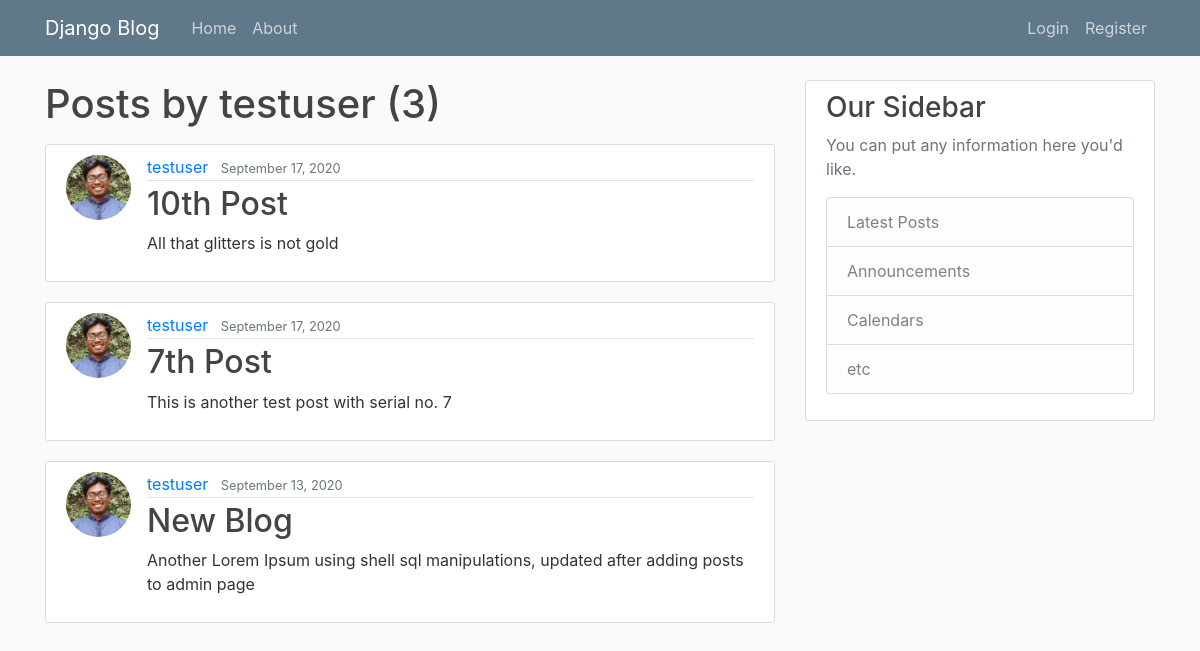
The app's page /user/testuser with its own data.
### blog/models.py (models this page shows, shortened)
class Post(models.Model):
    title = models.CharField(max_length=100)
    content = models.TextField() #unrestricted length
    date_posted = models.DateTimeField(default=timezone.now) # while creating new instance update date time
    author = models.ForeignKey(User, on_delete=models.CASCADE) #user deleted, auto deletes posts

### users/models.py (models this page shows, shortened)
class Profile (models.Model):
    user = models.OneToOneField(User, on_delete=models.CASCADE) # delete profile auto if user deleted, nut not vice versa
    image = models.ImageField (default = 'default.jpg', upload_to = 'profile_pics')

### blog/views.py (the view)
# urls.py: path('user/<str:username>', UserPostListView.as_view(), name = 'user-posts'),
class UserPostListView (ListView):
    model = Post
    template_name = 'blog/user_posts.html' # search for <app>/<model>_<viewtype>.html
    context_object_name = 'posts'
    paginate_by = 4
    def get_queryset (self):
        user = get_object_or_404(User, username = self.kwargs.get('username'))
        return Post.objects.filter (author = user).order_by ('-date_posted')

### blog/templates/blog/user_posts.html (shortened to what this page needs)
{% extends 'blog/base.html' %}
{% block content %}
<h1 class = 'mb-3'> Posts by {{ view.kwargs.username }} ({{ page_obj.paginator.count }})</h1>
{% for post in posts %}
<article class="media content-section">
    <img class='rounded-circle article-img' src="{{ post.author.profile.image.url }}">
    <div class="media-body">
        <div class="article-metadata">
            <a class="mr-2" href="{% url 'user-posts' post.author.username %}">{{ post.author }}</a>
            <small class="text-muted">{{ post.date_posted|date:"F d, Y" }}</small>
        </div>
        <h2><a class="article-title" href="{% url 'post-detail' post.id %}">{{ post.title }}</a></h2>
        <p class="article-content">{{ post.content }}</p>
    </div>
</article>
{% endfor %}
{% endblock %}

### blog/static/blog/main.css (style rules this page uses)
body { background: #fafafa; color: #333333; margin-top: 5rem; }
h1, h2, h3, h4, h5, h6 { color: #444444; }
.content-section { background: #ffffff; padding: 10px 20px; border: 1px solid #dddddd; border-radius: 3px; margin-bottom: 20px; }
.article-title { color: #444444; }
.article-content { white-space: pre-line; }
.article-img { height: 65px; width: 65px; margin-right: 16px; }
.article-metadata { padding-bottom: 1px; margin-bottom: 4px; border-bottom: 1px solid #e3e3e3 }

### records on screen
Post: author.profile.image (picture), author "testuser", date_posted "September 17, 2020", title "10th Post", content "All that glitters is not gold"
Post: author.profile.image (picture), author "testuser", date_posted "September 17, 2020", title "7th Post", content "This is another test post with serial no. 7"
Post: author.profile.image (picture), author "testuser", date_posted "September 13, 2020", title "New Blog", content "Another Lorem Ipsum using shell sql manipulations, updated after adding posts to admin page"

### other values on screen
{{ view.kwargs.username }} "testuser"
{{ page_obj.paginator.count }} "3"
